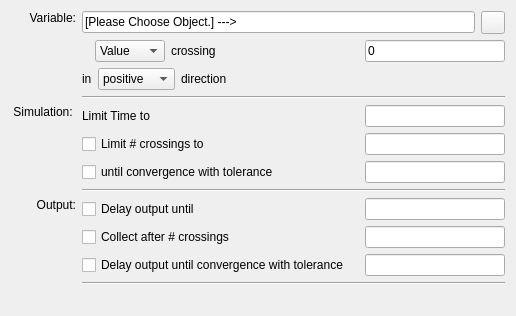
<?xml version="1.0" encoding="UTF-8"?>
<ui version="4.0">
<comment> Copyright (C) 2010 - 2012 by Pedro Mendes, Virginia Tech Intellectual </comment>
<comment> Properties, Inc., University of Heidelberg, and The University </comment>
<comment> of Manchester. </comment>
<comment> All rights reserved. </comment>

 <comment> All rights reserved. </comment>
 <class>CQCrossSectionTaskWidget</class>
 <widget class="TaskWidget" name="CQCrossSectionTaskWidget">
  <property name="geometry">
   <rect>
    <x>0</x>
    <y>0</y>
    <width>516</width>
    <height>316</height>
   </rect>
  </property>
  <property name="windowTitle">
   <string>Cross Section Task Widget</string>
  </property>
  <layout class="QGridLayout" name="gridLayout">
   <item row="0" column="0">
    <layout class="QVBoxLayout" name="outerLayout">
     <item>
      <layout class="QFormLayout" name="formLayout">
       <property name="fieldGrowthPolicy">
        <enum>QFormLayout::AllNonFixedFieldsGrow</enum>
       </property>
       <item row="0" column="0">
        <widget class="QLabel" name="mpLblVariable">
         <property name="minimumSize">
          <size>
           <width>65</width>
           <height>0</height>
          </size>
         </property>
         <property name="text">
          <string>Variable:</string>
         </property>
         <property name="alignment">
          <set>Qt::AlignRight|Qt::AlignTop|Qt::AlignTrailing</set>
         </property>
        </widget>
       </item>
       <item row="0" column="1">
        <layout class="QVBoxLayout" name="verticalLayout_4">
         <item>
          <layout class="QVBoxLayout" name="verticalLayout_3">
           <item>
            <layout class="QHBoxLayout" name="horizontalLayout_variable">
             <item>
              <widget class="QLineEdit" name="mpLineEditVariable">
               <property name="text">
                <string>[Please Choose Object.] ---&gt;</string>
               </property>
               <property name="readOnly">
                <bool>true</bool>
               </property>
              </widget>
             </item>
             <item>
              <widget class="QToolButton" name="mpButtonVariable">
               <property name="text">
                <string/>
               </property>
              </widget>
             </item>
            </layout>
           </item>
           <item>
            <layout class="QHBoxLayout" name="horizontalLayout">
             <item>
              <spacer name="horizontalSpacer_2">
               <property name="orientation">
                <enum>Qt::Horizontal</enum>
               </property>
               <property name="sizeType">
                <enum>QSizePolicy::Fixed</enum>
               </property>
               <property name="sizeHint" stdset="0">
                <size>
                 <width>13</width>
                 <height>20</height>
                </size>
               </property>
              </spacer>
             </item>
             <item>
              <widget class="QComboBox" name="mpCombo1">
               <property name="minimumSize">
                <size>
                 <width>70</width>
                 <height>20</height>
                </size>
               </property>
               <item>
                <property name="text">
                 <string notr="true">Value</string>
                </property>
               </item>
               <item>
                <property name="text">
                 <string notr="true">Rate</string>
                </property>
               </item>
              </widget>
             </item>
             <item>
              <widget class="QLabel" name="label">
               <property name="text">
                <string>crossing</string>
               </property>
              </widget>
             </item>
             <item>
              <spacer name="horizontalSpacer_9">
               <property name="orientation">
                <enum>Qt::Horizontal</enum>
               </property>
               <property name="sizeType">
                <enum>QSizePolicy::Expanding</enum>
               </property>
               <property name="sizeHint" stdset="0">
                <size>
                 <width>20</width>
                 <height>20</height>
                </size>
               </property>
              </spacer>
             </item>
             <item>
              <widget class="QLineEdit" name="mpLineEditValue">
               <property name="sizePolicy">
                <sizepolicy hsizetype="Fixed" vsizetype="Fixed">
                 <horstretch>0</horstretch>
                 <verstretch>0</verstretch>
                </sizepolicy>
               </property>
               <property name="minimumSize">
                <size>
                 <width>140</width>
                 <height>0</height>
                </size>
               </property>
               <property name="maximumSize">
                <size>
                 <width>140</width>
                 <height>16777215</height>
                </size>
               </property>
               <property name="text">
                <string>0</string>
               </property>
               <property name="readOnly">
                <bool>false</bool>
               </property>
              </widget>
             </item>
            </layout>
           </item>
           <item>
            <layout class="QHBoxLayout" name="horizontalLayout_5">
             <item>
              <widget class="QLabel" name="label_2">
               <property name="text">
                <string>in</string>
               </property>
              </widget>
             </item>
             <item>
              <widget class="QComboBox" name="mpComboDirection">
               <property name="minimumSize">
                <size>
                 <width>70</width>
                 <height>20</height>
                </size>
               </property>
               <item>
                <property name="text">
                 <string>positive</string>
                </property>
               </item>
               <item>
                <property name="text">
                 <string>negative</string>
                </property>
               </item>
              </widget>
             </item>
             <item>
              <widget class="QLabel" name="label_3">
               <property name="text">
                <string>direction</string>
               </property>
              </widget>
             </item>
             <item>
              <spacer name="horizontalSpacer">
               <property name="orientation">
                <enum>Qt::Horizontal</enum>
               </property>
               <property name="sizeHint" stdset="0">
                <size>
                 <width>40</width>
                 <height>20</height>
                </size>
               </property>
              </spacer>
             </item>
            </layout>
           </item>
          </layout>
         </item>
         <item>
          <widget class="Line" name="line_3">
           <property name="orientation">
            <enum>Qt::Horizontal</enum>
           </property>
          </widget>
         </item>
        </layout>
       </item>
       <item row="1" column="0">
        <widget class="QLabel" name="label_4">
         <property name="minimumSize">
          <size>
           <width>65</width>
           <height>0</height>
          </size>
         </property>
         <property name="text">
          <string>Simulation: </string>
         </property>
         <property name="alignment">
          <set>Qt::AlignRight|Qt::AlignTop|Qt::AlignTrailing</set>
         </property>
        </widget>
       </item>
       <item row="1" column="1">
        <layout class="QVBoxLayout" name="verticalLayout_5">
         <item>
          <layout class="QVBoxLayout" name="verticalLayout_2">
           <item>
            <layout class="QHBoxLayout" name="horizontalLayout_2">
             <item>
              <widget class="QLabel" name="mpLblLT_2">
               <property name="text">
                <string>Limit Time to</string>
               </property>
              </widget>
             </item>
             <item>
              <spacer name="horizontalSpacer_3">
               <property name="orientation">
                <enum>Qt::Horizontal</enum>
               </property>
               <property name="sizeType">
                <enum>QSizePolicy::Expanding</enum>
               </property>
               <property name="sizeHint" stdset="0">
                <size>
                 <width>20</width>
                 <height>20</height>
                </size>
               </property>
              </spacer>
             </item>
             <item>
              <widget class="QLineEdit" name="mpTxtTime">
               <property name="sizePolicy">
                <sizepolicy hsizetype="Fixed" vsizetype="Fixed">
                 <horstretch>0</horstretch>
                 <verstretch>0</verstretch>
                </sizepolicy>
               </property>
               <property name="minimumSize">
                <size>
                 <width>140</width>
                 <height>0</height>
                </size>
               </property>
               <property name="maximumSize">
                <size>
                 <width>140</width>
                 <height>16777215</height>
                </size>
               </property>
               <property name="readOnly">
                <bool>false</bool>
               </property>
              </widget>
             </item>
            </layout>
           </item>
           <item>
            <layout class="QHBoxLayout" name="horizontalLayout_3">
             <item>
              <widget class="QCheckBox" name="mpCheckSimCrossings">
               <property name="text">
                <string>Limit # crossings to</string>
               </property>
              </widget>
             </item>
             <item>
              <spacer name="horizontalSpacer_4">
               <property name="orientation">
                <enum>Qt::Horizontal</enum>
               </property>
               <property name="sizeType">
                <enum>QSizePolicy::Expanding</enum>
               </property>
               <property name="sizeHint" stdset="0">
                <size>
                 <width>20</width>
                 <height>20</height>
                </size>
               </property>
              </spacer>
             </item>
             <item>
              <widget class="QLineEdit" name="mpTxtCrossings">
               <property name="sizePolicy">
                <sizepolicy hsizetype="Fixed" vsizetype="Fixed">
                 <horstretch>0</horstretch>
                 <verstretch>0</verstretch>
                </sizepolicy>
               </property>
               <property name="minimumSize">
                <size>
                 <width>140</width>
                 <height>0</height>
                </size>
               </property>
               <property name="maximumSize">
                <size>
                 <width>140</width>
                 <height>16777215</height>
                </size>
               </property>
              </widget>
             </item>
            </layout>
           </item>
           <item>
            <layout class="QHBoxLayout" name="horizontalLayout_4">
             <item>
              <widget class="QCheckBox" name="mpCheckSimConvergence">
               <property name="text">
                <string>until convergence with tolerance </string>
               </property>
              </widget>
             </item>
             <item>
              <spacer name="horizontalSpacer_5">
               <property name="orientation">
                <enum>Qt::Horizontal</enum>
               </property>
               <property name="sizeType">
                <enum>QSizePolicy::Expanding</enum>
               </property>
               <property name="sizeHint" stdset="0">
                <size>
                 <width>20</width>
                 <height>20</height>
                </size>
               </property>
              </spacer>
             </item>
             <item>
              <widget class="QLineEdit" name="mpTxtConvergence">
               <property name="sizePolicy">
                <sizepolicy hsizetype="Fixed" vsizetype="Fixed">
                 <horstretch>0</horstretch>
                 <verstretch>0</verstretch>
                </sizepolicy>
               </property>
               <property name="minimumSize">
                <size>
                 <width>140</width>
                 <height>0</height>
                </size>
               </property>
               <property name="maximumSize">
                <size>
                 <width>140</width>
                 <height>16777215</height>
                </size>
               </property>
              </widget>
             </item>
            </layout>
           </item>
          </layout>
         </item>
         <item>
          <widget class="Line" name="line_2">
           <property name="orientation">
            <enum>Qt::Horizontal</enum>
           </property>
          </widget>
         </item>
        </layout>
       </item>
       <item row="2" column="0">
        <widget class="QLabel" name="mpLblLT">
         <property name="minimumSize">
          <size>
           <width>65</width>
           <height>0</height>
          </size>
         </property>
         <property name="text">
          <string>Output:</string>
         </property>
         <property name="alignment">
          <set>Qt::AlignRight|Qt::AlignTop|Qt::AlignTrailing</set>
         </property>
        </widget>
       </item>
       <item row="2" column="1">
        <layout class="QVBoxLayout" name="verticalLayout_6">
         <item>
          <layout class="QVBoxLayout" name="verticalLayout">
           <item>
            <layout class="QHBoxLayout" name="horizontalLayout_6">
             <item>
              <widget class="QCheckBox" name="mpCheckOutputDelay">
               <property name="text">
                <string>Delay output until</string>
               </property>
              </widget>
             </item>
             <item>
              <spacer name="horizontalSpacer_6">
               <property name="orientation">
                <enum>Qt::Horizontal</enum>
               </property>
               <property name="sizeType">
                <enum>QSizePolicy::Expanding</enum>
               </property>
               <property name="sizeHint" stdset="0">
                <size>
                 <width>20</width>
                 <height>20</height>
                </size>
               </property>
              </spacer>
             </item>
             <item>
              <widget class="QLineEdit" name="mpTxtOutTime">
               <property name="sizePolicy">
                <sizepolicy hsizetype="Fixed" vsizetype="Fixed">
                 <horstretch>0</horstretch>
                 <verstretch>0</verstretch>
                </sizepolicy>
               </property>
               <property name="minimumSize">
                <size>
                 <width>140</width>
                 <height>0</height>
                </size>
               </property>
               <property name="maximumSize">
                <size>
                 <width>140</width>
                 <height>16777215</height>
                </size>
               </property>
               <property name="readOnly">
                <bool>false</bool>
               </property>
              </widget>
             </item>
            </layout>
           </item>
           <item>
            <layout class="QHBoxLayout" name="horizontalLayout_7">
             <item>
              <widget class="QCheckBox" name="mpCheckOutputCrossings">
               <property name="text">
                <string>Collect after # crossings</string>
               </property>
              </widget>
             </item>
             <item>
              <spacer name="horizontalSpacer_7">
               <property name="orientation">
                <enum>Qt::Horizontal</enum>
               </property>
               <property name="sizeType">
                <enum>QSizePolicy::Expanding</enum>
               </property>
               <property name="sizeHint" stdset="0">
                <size>
                 <width>20</width>
                 <height>20</height>
                </size>
               </property>
              </spacer>
             </item>
             <item>
              <widget class="QLineEdit" name="mpTxtOutCrossings">
               <property name="sizePolicy">
                <sizepolicy hsizetype="Fixed" vsizetype="Fixed">
                 <horstretch>0</horstretch>
                 <verstretch>0</verstretch>
                </sizepolicy>
               </property>
               <property name="minimumSize">
                <size>
                 <width>140</width>
                 <height>0</height>
                </size>
               </property>
               <property name="maximumSize">
                <size>
                 <width>140</width>
                 <height>16777215</height>
                </size>
               </property>
               <property name="readOnly">
                <bool>false</bool>
               </property>
              </widget>
             </item>
            </layout>
           </item>
           <item>
            <layout class="QHBoxLayout" name="horizontalLayout_8">
             <item>
              <widget class="QCheckBox" name="mpCheckOutputConvergence">
               <property name="text">
                <string>Delay output until convergence with tolerance</string>
               </property>
              </widget>
             </item>
             <item>
              <spacer name="horizontalSpacer_8">
               <property name="orientation">
                <enum>Qt::Horizontal</enum>
               </property>
               <property name="sizeType">
                <enum>QSizePolicy::Expanding</enum>
               </property>
               <property name="sizeHint" stdset="0">
                <size>
                 <width>13</width>
                 <height>17</height>
                </size>
               </property>
              </spacer>
             </item>
             <item>
              <widget class="QLineEdit" name="mpTxtOutConvergence">
               <property name="sizePolicy">
                <sizepolicy hsizetype="Fixed" vsizetype="Fixed">
                 <horstretch>0</horstretch>
                 <verstretch>0</verstretch>
                </sizepolicy>
               </property>
               <property name="minimumSize">
                <size>
                 <width>140</width>
                 <height>0</height>
                </size>
               </property>
               <property name="maximumSize">
                <size>
                 <width>140</width>
                 <height>16777215</height>
                </size>
               </property>
               <property name="readOnly">
                <bool>false</bool>
               </property>
              </widget>
             </item>
            </layout>
           </item>
          </layout>
         </item>
         <item>
          <widget class="Line" name="line">
           <property name="orientation">
            <enum>Qt::Horizontal</enum>
           </property>
          </widget>
         </item>
        </layout>
       </item>
      </layout>
     </item>
    </layout>
   </item>
  </layout>
 </widget>
 <customwidgets>
  <customwidget>
   <class>TaskWidget</class>
   <extends>QWidget</extends>
   <header>TaskWidget.h</header>
   <container>1</container>
  </customwidget>
 </customwidgets>
 <includes>
  <include location="local">TaskWidget.h</include>
 </includes>
 <resources/>
 <connections>
  <connection>
   <sender>mpButtonVariable</sender>
   <signal>clicked()</signal>
   <receiver>CQCrossSectionTaskWidget</receiver>
   <slot>slotChooseVariable()</slot>
   <hints>
    <hint type="sourcelabel">
     <x>543</x>
     <y>35</y>
    </hint>
    <hint type="destinationlabel">
     <x>494</x>
     <y>69</y>
    </hint>
   </hints>
  </connection>
  <connection>
   <sender>mpLineEditValue</sender>
   <signal>editingFinished()</signal>
   <receiver>CQCrossSectionTaskWidget</receiver>
   <slot>slotValueRate()</slot>
   <hints>
    <hint type="sourcelabel">
     <x>480</x>
     <y>61</y>
    </hint>
    <hint type="destinationlabel">
     <x>494</x>
     <y>112</y>
    </hint>
   </hints>
  </connection>
  <connection>
   <sender>mpCheckSimCrossings</sender>
   <signal>toggled(bool)</signal>
   <receiver>CQCrossSectionTaskWidget</receiver>
   <slot>slotUpdateCrossings(bool)</slot>
   <hints>
    <hint type="sourcelabel">
     <x>182</x>
     <y>154</y>
    </hint>
    <hint type="destinationlabel">
     <x>6</x>
     <y>227</y>
    </hint>
   </hints>
  </connection>
  <connection>
   <sender>mpCheckOutputDelay</sender>
   <signal>toggled(bool)</signal>
   <receiver>CQCrossSectionTaskWidget</receiver>
   <slot>slotOutputDelay(bool)</slot>
   <hints>
    <hint type="sourcelabel">
     <x>182</x>
     <y>221</y>
    </hint>
    <hint type="destinationlabel">
     <x>9</x>
     <y>300</y>
    </hint>
   </hints>
  </connection>
  <connection>
   <sender>mpCheckOutputCrossings</sender>
   <signal>toggled(bool)</signal>
   <receiver>CQCrossSectionTaskWidget</receiver>
   <slot>slotOutputCrossings(bool)</slot>
   <hints>
    <hint type="sourcelabel">
     <x>152</x>
     <y>246</y>
    </hint>
    <hint type="destinationlabel">
     <x>309</x>
     <y>154</y>
    </hint>
   </hints>
  </connection>
  <connection>
   <sender>mpCheckOutputConvergence</sender>
   <signal>toggled(bool)</signal>
   <receiver>CQCrossSectionTaskWidget</receiver>
   <slot>slotOutputConvergence(bool)</slot>
   <hints>
    <hint type="sourcelabel">
     <x>204</x>
     <y>269</y>
    </hint>
    <hint type="destinationlabel">
     <x>251</x>
     <y>150</y>
    </hint>
   </hints>
  </connection>
  <connection>
   <sender>mpCheckSimConvergence</sender>
   <signal>toggled(bool)</signal>
   <receiver>CQCrossSectionTaskWidget</receiver>
   <slot>slotUpdateConvergence(bool)</slot>
   <hints>
    <hint type="sourcelabel">
     <x>173</x>
     <y>174</y>
    </hint>
    <hint type="destinationlabel">
     <x>251</x>
     <y>150</y>
    </hint>
   </hints>
  </connection>
  <connection>
   <sender>mpTxtConvergence</sender>
   <signal>editingFinished()</signal>
   <receiver>CQCrossSectionTaskWidget</receiver>
   <slot>slotUpdateConvergenceTolerance()</slot>
   <hints>
    <hint type="sourcelabel">
     <x>462</x>
     <y>174</y>
    </hint>
    <hint type="destinationlabel">
     <x>251</x>
     <y>150</y>
    </hint>
   </hints>
  </connection>
  <connection>
   <sender>mpTxtCrossings</sender>
   <signal>editingFinished()</signal>
   <receiver>CQCrossSectionTaskWidget</receiver>
   <slot>slotUpdateCrossingsLimit()</slot>
   <hints>
    <hint type="sourcelabel">
     <x>462</x>
     <y>146</y>
    </hint>
    <hint type="destinationlabel">
     <x>251</x>
     <y>150</y>
    </hint>
   </hints>
  </connection>
  <connection>
   <sender>mpTxtTime</sender>
   <signal>editingFinished()</signal>
   <receiver>CQCrossSectionTaskWidget</receiver>
   <slot>slotUpdateTime()</slot>
   <hints>
    <hint type="sourcelabel">
     <x>462</x>
     <y>118</y>
    </hint>
    <hint type="destinationlabel">
     <x>251</x>
     <y>150</y>
    </hint>
   </hints>
  </connection>
  <connection>
   <sender>mpTxtOutConvergence</sender>
   <signal>editingFinished()</signal>
   <receiver>CQCrossSectionTaskWidget</receiver>
   <slot>slotOutputConvergenceTolerance()</slot>
   <hints>
    <hint type="sourcelabel">
     <x>462</x>
     <y>269</y>
    </hint>
    <hint type="destinationlabel">
     <x>251</x>
     <y>150</y>
    </hint>
   </hints>
  </connection>
  <connection>
   <sender>mpTxtOutCrossings</sender>
   <signal>editingFinished()</signal>
   <receiver>CQCrossSectionTaskWidget</receiver>
   <slot>slotOutputCrossingsLimit()</slot>
   <hints>
    <hint type="sourcelabel">
     <x>462</x>
     <y>241</y>
    </hint>
    <hint type="destinationlabel">
     <x>251</x>
     <y>150</y>
    </hint>
   </hints>
  </connection>
  <connection>
   <sender>mpTxtOutTime</sender>
   <signal>editingFinished()</signal>
   <receiver>CQCrossSectionTaskWidget</receiver>
   <slot>slotOutputDelayTime()</slot>
   <hints>
    <hint type="sourcelabel">
     <x>462</x>
     <y>218</y>
    </hint>
    <hint type="destinationlabel">
     <x>246</x>
     <y>153</y>
    </hint>
   </hints>
  </connection>
 </connections>
 <slots>
  <slot>slotChooseVariable()</slot>
  <slot>slotValueRate()</slot>
  <slot>slotUpdateCrossings(bool)</slot>
  <slot>slotUpdateConvergence(bool)</slot>
  <slot>slotOutputDelay(bool)</slot>
  <slot>slotOutputCrossings(bool)</slot>
  <slot>slotOutputConvergence(bool)</slot>
  <slot>slotOutputDelayTime()</slot>
  <slot>slotOutputCrossingsLimit()</slot>
  <slot>slotOutputConvergenceTolerance()</slot>
  <slot>slotUpdateCrossingsLimit()</slot>
  <slot>slotUpdateConvergenceTolerance()</slot>
  <slot>slotUpdateTime()</slot>
 </slots>
</ui>
